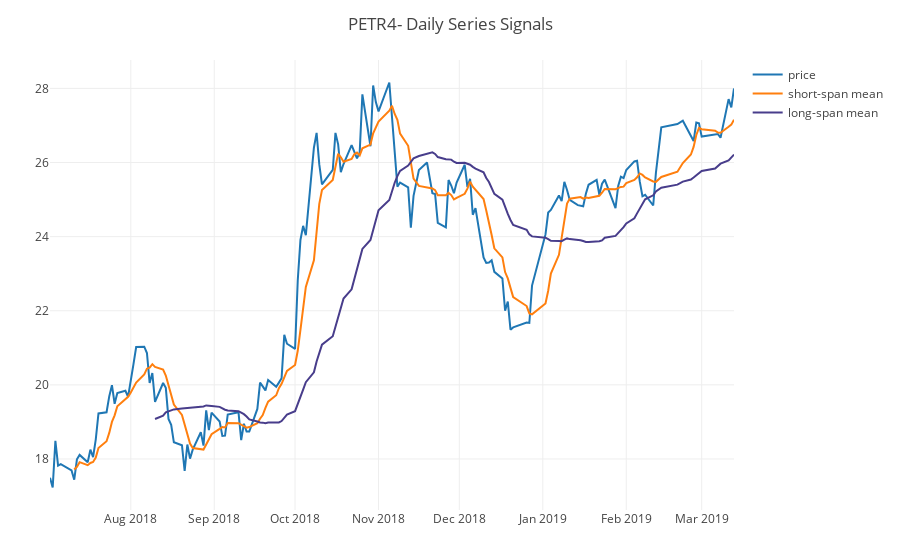

The cell this chart's notebook holds for it:
### Code cell
series = tick.lastPrice
ema7 = sma(series, n=7);
ema29 = sma(series, n=29)
trace2 = pty.scatter(;x=dates,y=ema7, name="short-span mean")
trace3 = pty.scatter(;x=dates,y=ema27, name="long-span mean", line_color="#483D8B")
pty.plot([trace, trace2, trace3], pty.Layout(title="PETR4- Daily Series Signals"))

### Figure 1 — Plotly figure (JSON) as saved in the notebook; plotly's stock layout.template omitted (floating-point values rounded to 4 significant figures; data arrays with more than 128 entries replaced by an {"elided": "..."} marker saying what was removed)
{"data": [{"name": "price", "type": "scatter", "x": {"elided": "165 str values"}, "y": {"elided": "165 float values"}}, {"name": "short-span mean", "type": "scatter", "x": {"elided": "165 str values"}, "y": {"elided": "165 float values"}}, {"line": {"color": "#483D8B"}, "name": "long-span mean", "type": "scatter", "x": {"elided": "165 str values"}, "y": {"elided": "165 float values"}}], "layout": {"autosize": true, "margin": {"b": 50, "l": 50, "r": 50, "t": 60}, "title": {"text": "PETR4- Daily Series Signals"}, "xaxis": {"autorange": true, "range": ["2018-07-02", "2019-03-13"], "type": "date"}, "yaxis": {"autorange": true, "range": [16.62, 28.77], "type": "linear"}}}
